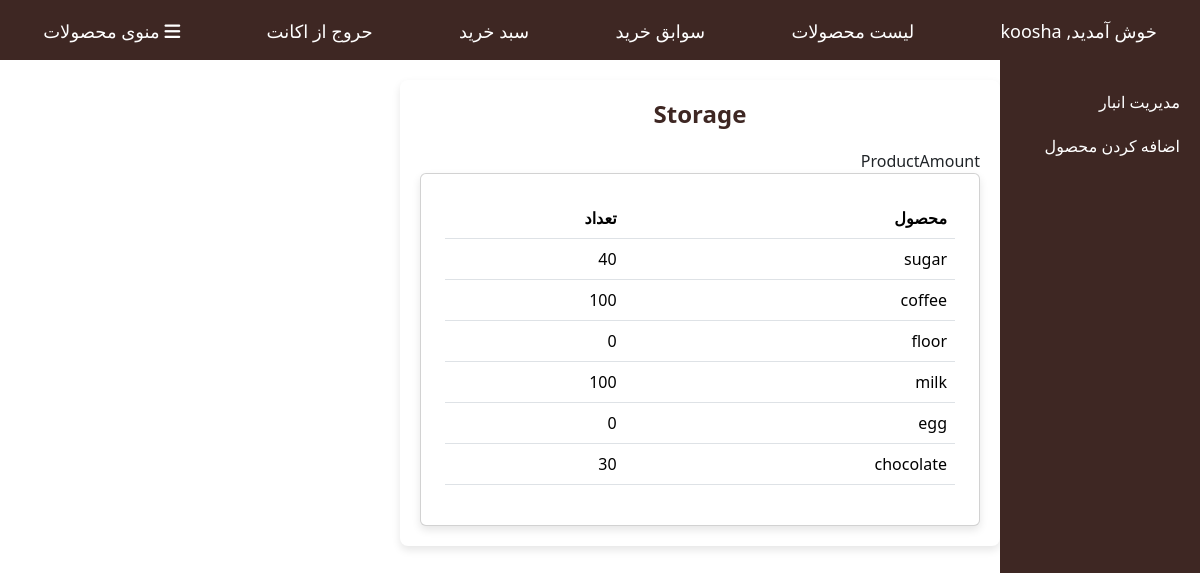
Page /storage/ (signed in) on the earlier database version.
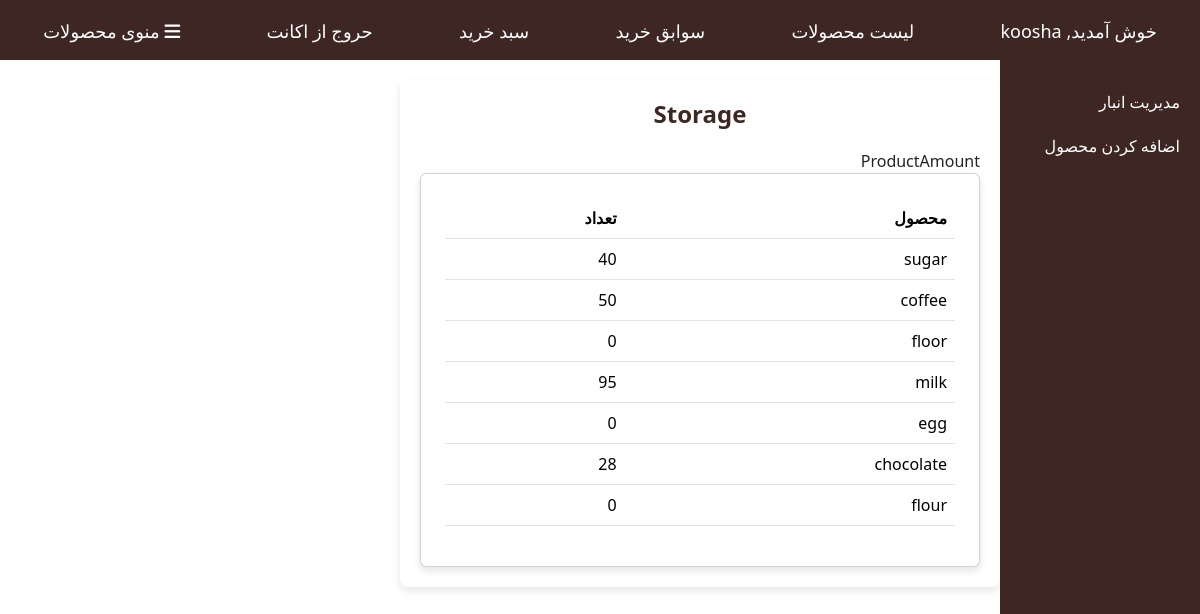
Same page on the later database version.
### website/models.py (models this page shows, shortened)
class Storage(models.Model):
    id = models.AutoField(primary_key=True)
    name = models.CharField(max_length=255)
    amount = models.IntegerField()

### website/decorators.py (the view)
    def _wrapped_view_func(request, *args, **kwargs):
        if request.user.is_superuser:
            return view_func(request, *args, **kwargs)
        else:
            return HttpResponseForbidden("You do not have permission to access this page.")

### website/views.py (called while the page is built)
@login_required
@admin_required
def storage_view(request):
    storage_items = Storage.objects.all()
    context = {
        'storage_items': storage_items
    }
    return render(request, 'storage.html', context)

### website/templates/storage.html (shortened to what this page needs)
<!DOCTYPE html>
<html lang="en" dir="rtl">
<head>
        {% load static %}
    <link rel="stylesheet" href="{% static 'css/mohsen/css/style.css' %}">
    <link rel="stylesheet" href="{% static 'css/mohsen/src/bootstrap.min.css' %}">
    <link rel="stylesheet" href="https://cdnjs.cloudflare.com/ajax/libs/font-awesome/6.0.0-beta3/css/all.min.css">
</head>
<body>
  <nav class="nav">
    <ul>
       <li>    <a href="">خوش آمدید, {{ request.user.username }}</a></li>        <li>    <a href="{% url 'product_list' %}">لیست محصولات</a></li>        <li>    <a href="{% url 'purchase_records' %}">سوابق خرید</a></li>        <li> <a href="{% url 'cart' %}">سبد خرید</a></li><li> <a href="{% url 'logout' %}">حروج از اکانت</a></li>
      <li class="dropdown">
        <a href="#" class="dropbtn"><i class="fas fa-bars"></i> منوی محصولات</a>
      </li>
    </ul>
  </nav>
<div class="main-container">
    <aside class="sidebar">
        <a href="{% url 'storage' %}">مدیریت انبار</a>
        <a href="{% url 'add_product' %}">اضافه کردن محصول</a>
    </aside>
    <main class="content">
        <div class="chart-container">
            <h2 class="chart-title">Storage</h2>
            <div class="flex-row">
                <span class="product">Product</span><span class="amount">Amount</span>
            </div>
             <div class="card p-4">
            <table class="table">
            <thead>
                    <tr>
                        <th>محصول</th>
                        <th>تعداد</th>
                    </tr>
                </thead>
                <tbody>
                {% for item in storage_items %}
                    <tr>
                    <td>{{ item.name }}</td>
                    <td>{{ item.amount }}</td>
                    </tr>
                {% endfor %}
                  </tbody>
            </table>
            </div>
        </div>
   </div>
</body>
</html>

Differences in the rows shown:
changed Storage "coffee": amount "100" → "50"
changed Storage "milk": amount "100" → "95"
changed Storage "chocolate": amount "30" → "28"
added Storage: name "flour", amount "0"
